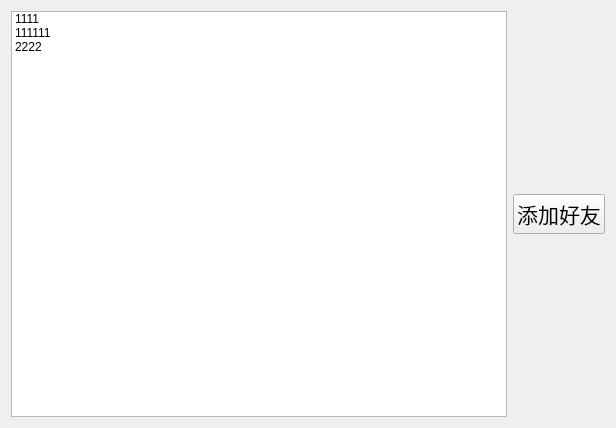
<?xml version="1.0" encoding="UTF-8"?>
<ui version="4.0">
 <class>Online</class>
 <widget class="QWidget" name="Online">
  <property name="geometry">
   <rect>
    <x>0</x>
    <y>0</y>
    <width>616</width>
    <height>428</height>
   </rect>
  </property>
  <property name="windowTitle">
   <string>Form</string>
  </property>
  <layout class="QHBoxLayout" name="horizontalLayout_2">
   <item>
    <layout class="QHBoxLayout" name="horizontalLayout">
     <item>
      <widget class="QListWidget" name="online_listwidget">
       <item>
        <property name="text">
         <string>1111</string>
        </property>
       </item>
       <item>
        <property name="text">
         <string>111111</string>
        </property>
       </item>
       <item>
        <property name="text">
         <string>2222</string>
        </property>
       </item>
      </widget>
     </item>
     <item>
      <layout class="QVBoxLayout" name="verticalLayout">
       <item>
        <spacer name="verticalSpacer">
         <property name="orientation">
          <enum>Qt::Vertical</enum>
         </property>
         <property name="sizeHint" stdset="0">
          <size>
           <width>20</width>
           <height>40</height>
          </size>
         </property>
        </spacer>
       </item>
       <item>
        <widget class="QPushButton" name="addNewFriend_pb">
         <property name="font">
          <font>
           <pointsize>16</pointsize>
          </font>
         </property>
         <property name="text">
          <string>添加好友</string>
         </property>
        </widget>
       </item>
       <item>
        <spacer name="verticalSpacer_2">
         <property name="orientation">
          <enum>Qt::Vertical</enum>
         </property>
         <property name="sizeHint" stdset="0">
          <size>
           <width>20</width>
           <height>40</height>
          </size>
         </property>
        </spacer>
       </item>
      </layout>
     </item>
    </layout>
   </item>
  </layout>
 </widget>
 <resources/>
 <connections/>
</ui>
